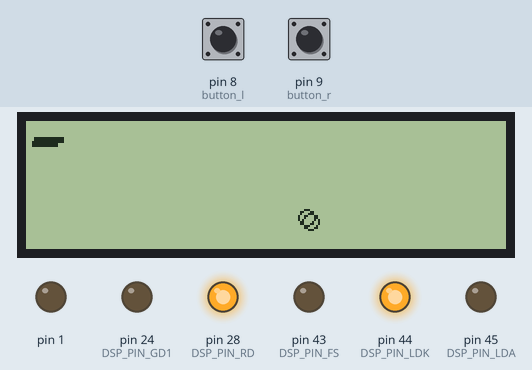
This sketch was run on a simulated Arduino Mega 2560, built with avr-gcc and run on an emulated ATmega2560. On the bench: 240×64 one-colour display, output pins drawn as LEDs (lit = HIGH). Inputs (shaded band) come from the test bench; at power-on: pin 8 (button_l) HIGH, pin 9 (button_r) HIGH. Random numbers use the default seed unless the sketch sets one; pins used as bus, display or sensor lines are not drawn.

Above: at 2.14 s.
2.2 s: pin 8 (button_l) pulled LOW for 0.15 s
At 2.41 s:
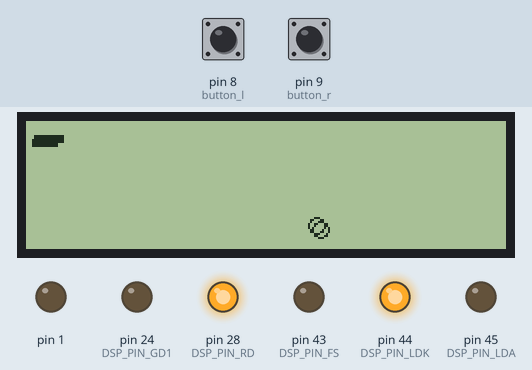
3.9 s: pin 9 (button_r) pulled LOW for 0.15 s
At 4.03 s:
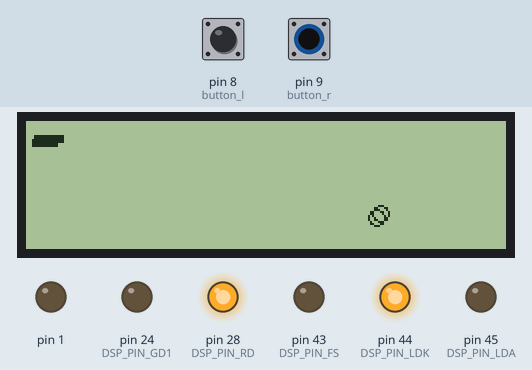
5.5 s: pin 8 (button_l) pulled LOW for 1 s
At 5.64 s:
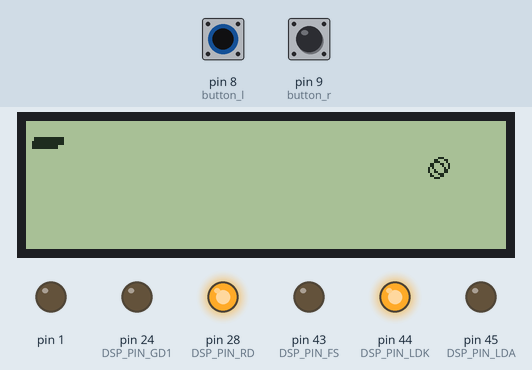
8.0 s: pin 9 (button_r) pulled LOW for 1 s
At 8.17 s:
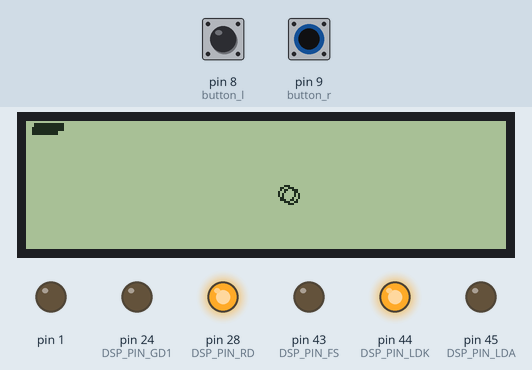

The sketch:

GmPong.ino
```cpp
#include <Arduino.h>
#include "screen.h"


// Define pins used by potentiometer knobs
#define paddle_l 16
#define paddle_r 15

// Define pins used by buttons
#define button_l 8
#define button_m 21
#define button_r 9


#define ANALOG_MAX 1024
#define WIDTH 240
#define HEIGHT 64

#define PADDLE_SIZE 15

int player1_pos = 0, player1_score = 0;

float ball_x, ball_y;
float ball_xdir, ball_ydir;

void draw_paddle(int x, int y) {
    u8g2.drawBox(x - 1, y - PADDLE_SIZE / 2 + 2, PADDLE_SIZE - 4, 3);
    u8g2.drawBox(x + 0, y - PADDLE_SIZE / 2, PADDLE_SIZE, 3);
    u8g2.drawBox(x + 1, y - PADDLE_SIZE / 2 + 2, PADDLE_SIZE - 4, 3);
}

void draw_ball(int x, int y) {
    u8g2.drawCircle(x, y, 4);
}

void draw_score(int player, int value) {
//    u8g2.setColorIndex(color);
    if (player == 1)
        u8g2.setCursor(7, 0);
    if (player == 2)
        u8g2.setCursor(WIDTH - 10, 0);
    u8g2.print(value);
}

void reset_ball() {
    ball_x = WIDTH / 2;
    ball_y = HEIGHT / 2;
    ball_xdir = 2.5;
    if (random(2) == 0) ball_xdir *= -1;
    ball_ydir = random(0, 5) / 2;
}

void setup(void) {
    lcdPwr.begin();

    pinMode(button_l, INPUT);
    pinMode(button_r, INPUT);


    u8g2.begin();
    u8g2.setFont(u8g2_font_ncenB08_tr);    // choose a suitable font
    delay(50);
    u8g2.drawStr(15, 15, ("Game begin...."));
    u8g2.sendBuffer();
    delay(800);
    reset_ball();
}

uint8_t pos = 15;

void loop() {
    u8g2.clearBuffer();
    draw_ball(ball_x, ball_y);
    draw_paddle(4, player1_pos);

    draw_score(1, player1_score);


    if (!digitalRead(button_r) == HIGH) {
        pos++;
    }


    if (!digitalRead(button_l) == HIGH) {
        pos--;
    }

    player1_pos = pos;

    // If ball goes to top or bottom, just bounce
    if (ball_y < 4 || ball_y > HEIGHT - 4) {
        ball_ydir *= -1;
    }

    // If ball hits player 1's paddle, bounce
    if (ball_x > 4 && ball_x < 8 &&
        ball_y > (player1_pos - PADDLE_SIZE / 2) &&
        ball_y < (player1_pos + PADDLE_SIZE / 2)) {
        ball_xdir *= -1;
        ball_ydir += (ball_y - player1_pos) / PADDLE_SIZE * 2.5;
    }

    ball_x += ball_xdir;
    ball_y += ball_ydir;
    // If ball gets behind player, it's gone
    if (ball_x > WIDTH) {
        player1_score++;
        reset_ball();
    }
    u8g2.sendBuffer();
    delay(15);

    draw_ball(ball_x, ball_y);
    draw_paddle(4, player1_pos);

    draw_score(1, player1_score);
    u8g2.sendBuffer();
    delay(15);
}
```

screen.h
```cpp
//
// Created by Angel Zaprianov on 29.3.2018 г..
//

#ifndef ARDUINOMID_SCREEN_H_H
#define ARDUINOMID_SCREEN_H_H

#include <Arduino.h>
#include <U8g2lib.h>

#ifndef _U8G2LIB_HH

#include "../../libraries/U8g2/src/U8g2lib.h"

#endif


const uint8_t DSP_PIN_GD1 = 24; // Power GND
const uint8_t DSP_PIN_GD2 = 25; // Power GND
const uint8_t DSP_PIN_VCC = 27; // Power positive               // 3
const uint8_t DSP_PIN_WR = 29;  // Write Signal
const uint8_t DSP_PIN_RD = 28;  // Read Signal
const uint8_t DSP_PIN_CE = 31;  // Chip Enable Signal
const uint8_t DSP_PIN_CD = 30;  // Instruction Code
const uint8_t DSP_PIN_FS = 43;  // Font selection
const uint8_t DSP_PIN_RST = 32; // Reset signal
const uint8_t DSP_PIN_LDA = 45; // Black-light Anode (+5V)      // 21
const uint8_t DSP_PIN_LDK = 44; // Black-light cathode (0v)     // 22
//
// Data pins
const uint8_t DSP_PIN_DT1 = 35;
const uint8_t DSP_PIN_DT2 = 34;
const uint8_t DSP_PIN_DT3 = 37;
const uint8_t DSP_PIN_DT4 = 36;
const uint8_t DSP_PIN_DT5 = 39;
const uint8_t DSP_PIN_DT6 = 38;
const uint8_t DSP_PIN_DT7 = 41;
const uint8_t DSP_PIN_DT8 = 40;


class LcdPwr {
private:
    uint8_t pwr[5];
    uint8_t adt[2];
    bool additional = false;

/**
 * Quicker Frequency for back light
 */
    void pwmBackLight() {
        /*
         TIMER 5          (Pin 44, 45, 46)
        Value                             Divisor                      Frequency
        0x01                                  1                         31.374 KHz
        0x02                                  8                          3.921 Khz
        0x03                                 64                          490.1 Hz            // default
        0x04                                 256                         122.5 Hz
        0x05                                 1024                        30.63 Hz
        Code:                 TCCR5B = (TCCR5B & 0xF8) | value ;
         */

        //
        //  OC5B for pin 45
        cli();
        TCCR5B = (TCCR5B & 0xF8) | 0x01;
        sei();
    }


public:
/**
 *
 * @param pinGnd
 * @param pinVcc
 * @param pinBlA
 * @param pinBlB
 */
    LcdPwr(uint8_t pinGnd, uint8_t pinVcc, uint8_t pinBlA, uint8_t pinBlB, uint8_t pinRD) {
        pwr[0] = pinGnd;
        pwr[1] = pinVcc;
        pwr[2] = pinBlA;
        pwr[3] = pinBlB;
        pwr[4] = pinRD;
    }

/**
 *
 * @param pinGnd    Ground
 * @param pVcc    5V+
 * @param pBLn    BackLight Ground
 * @param pBLp    BackLight 5v+
 * @param pRD     Display's chip read
 * @param pFS     Display's Font Select
 * @param pGnd2   Second ground
 */
    LcdPwr(uint8_t pinGnd, uint8_t pVcc, uint8_t pBLn, uint8_t pBLp, uint8_t pRD, uint8_t pFS, uint8_t pGnd2 = 0) {
        pwr[0] = pinGnd;
        pwr[1] = pVcc;
        pwr[2] = pBLn;
        pwr[3] = pBLp;
        pwr[4] = pRD;
        adt[0] = pFS;
        adt[1] = pGnd2;
        additional = true;
    }


    void begin() {

        pwmBackLight();
        for (uint8_t i = 0; i <= 4; ++i) {
            pinMode(pwr[i], OUTPUT);
        }

        analogWrite(pwr[0], 0); // GND
        analogWrite(pwr[1], 255); // 5V
        analogWrite(pwr[3], 0); // back light
        analogWrite(pwr[2], 255); // back light
        analogWrite(pwr[4], 255); // RD

        if (additional) {
            analogWrite(adt[0], 0); // fs
            if (adt[1] > 0) analogWrite(adt[2], 0); // GND
        }

//        delete this;
    }

    ~LcdPwr() { };
};


LcdPwr lcdPwr = LcdPwr(DSP_PIN_GD1, DSP_PIN_VCC, DSP_PIN_LDK, DSP_PIN_LDA, DSP_PIN_RD, DSP_PIN_FS, DSP_PIN_GD2);

U8G2_T6963_240X64_F_8080
        u8g2(U8G2_R0,
             DSP_PIN_DT1,
             DSP_PIN_DT2,
             DSP_PIN_DT3,
             DSP_PIN_DT4,
             DSP_PIN_DT5,
             DSP_PIN_DT6,
             DSP_PIN_DT7,
             DSP_PIN_DT8,
        /*WR*/ DSP_PIN_WR, /*CE*/ DSP_PIN_CE, /*dc8*/DSP_PIN_CD, /*RST*/ DSP_PIN_RST);


#endif //ARDUINOMID_SCREEN_H_H
```
